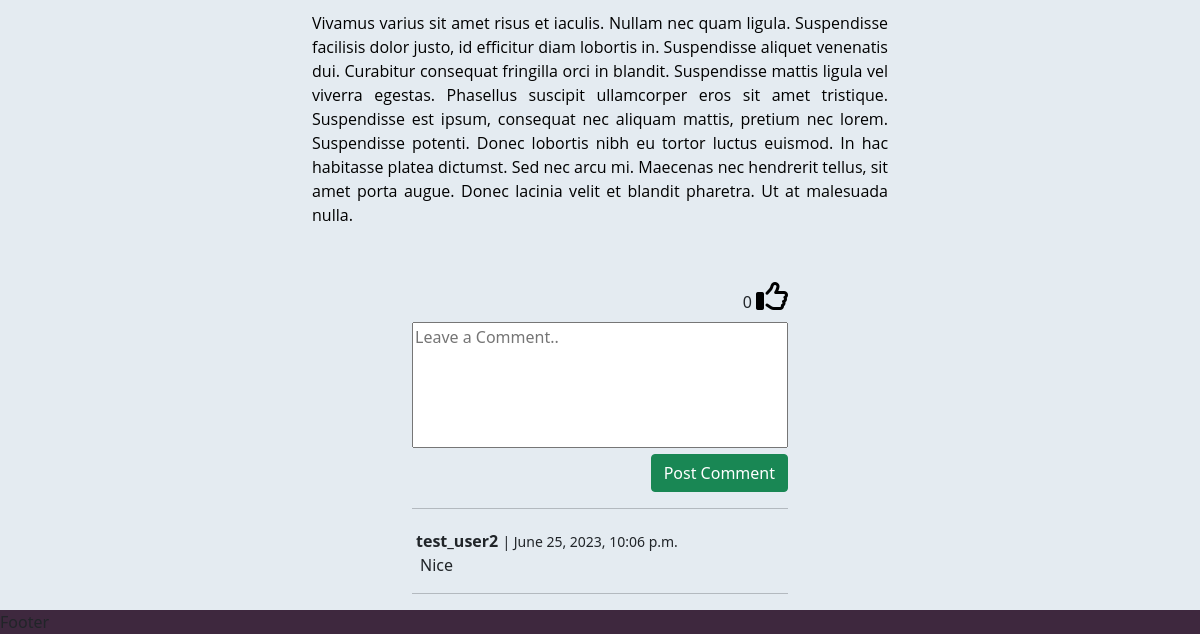
The app's page /post_detail/still-checking-category-filtering-test_user24741628/ (lower part), older data.
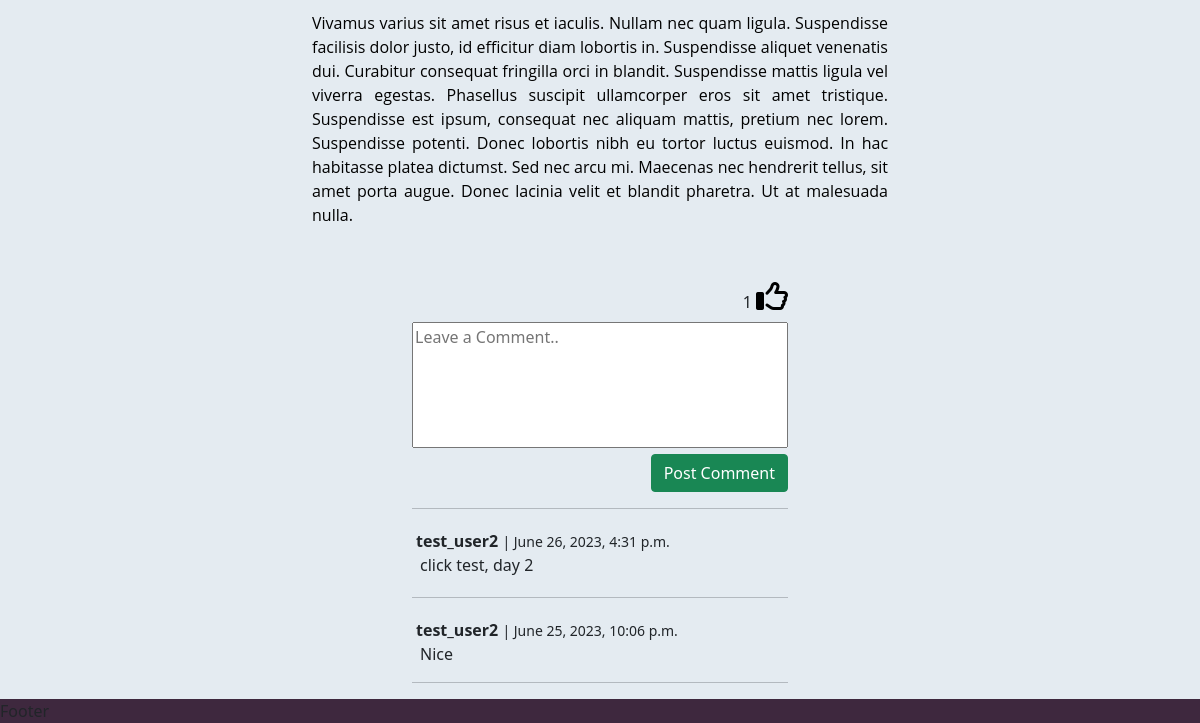
The same page, newer data.
### newssite/models.py (models this page shows, shortened)
class Post(models.Model):
    title = models.CharField(max_length=200, unique=True)
    slug = models.SlugField(max_length=200, unique=True, blank=True)
    author = models.ForeignKey(
        User,
        on_delete=models.CASCADE,
        related_name='posts'
    )
    updated_on_date = models.DateTimeField(auto_now=True)
    excerpt = models.TextField(max_length=300, blank=True)
    content = models.TextField()
    category = models.ForeignKey(
        Category,
        max_length=30,
        null=True,
        blank=True,
        on_delete=models.SET_NULL
    )
    featured_image = CloudinaryField('image', default='placeholder')
    created_on = models.DateTimeField(auto_now_add=True)
    status = models.IntegerField(choices=STATUS, default=1)
    likes = models.ManyToManyField(User, related_name='likes', blank=True)
    class Meta:
        ordering = ['-created_on']
    def number_of_likes(self):
        return self.likes.count()

class Comment(models.Model):
    post = models.ForeignKey(
        Post,
        on_delete=models.CASCADE,
        related_name="comments"
    )
    author = models.CharField(max_length=80)
    email = models.EmailField()
    body = models.TextField(max_length=300)
    created_on = models.DateTimeField(auto_now_add=True)
    approved = models.BooleanField(default=True)
    likes = models.ManyToManyField(
        User,
        related_name='comment_likes',
        blank=True
    )
    parent = models.ForeignKey(
        'self',
        null=True,
        blank=True,
        on_delete=models.CASCADE,
        related_name='replies'
    )
    class Meta:
        ordering = ['created_on']

### post_detail/views.py (the view, shortened to what this page needs)
# urls.py: path('<slug:slug>/', views.PostDetail.as_view(), name='post_detail'),
class PostDetail(View):
    def get(self, request, slug, *args, **kwargs):
        template = 'post_detail/post_detail.html'
        post = get_object_or_404(
            Post.objects.filter(status=1),
            slug=slug
        )
        comments = post.comments.filter(
            approved=True,
            parent__isnull=True
        ).order_by("-created_on")
        liked = False
        if post.likes.filter(id=self.request.user.id).exists():
            liked = True
        return render(
            request, template,
            {
                'post': post,
                "comments": comments,
                "liked": liked,
                'comment_form': CommentForm(),
            },
        )

### post_detail/forms.py
class CommentForm(forms.ModelForm):
    class Meta:
        model = Comment
        fields = ('body',)
        labels = {'body': ''}
        widgets = {
            'body': forms.Textarea(attrs={
                    'class': 'w-100 h-100',
                    'cols': 80,
                    'rows': 5,
                    'placeholder': 'Leave a Comment..',
                })
        }

### newssite/context_processors.py (called while the page is built)
def categories(request):
    return {
        'categories': Category.objects.all()
    }

### newssite/models.py (called while the page is built)
    def __str__(self):
        return self.name

### post_detail/templates/post_detail/post_detail.html (shortened to what this page needs)
{% extends "base.html" %}
{% load static %}
{% block content %}
    <div class="container-fluid mt-3">
        <div class="row">
            <div class="col-12 col-md-10 col-lg-8 col-xl-6
                        offset-md-1 offset-lg-2 offset-xl-3 mb-4">
                {{ post.content|safe }}
            </div>
        </div>
        <div class="row">
            <div class="col-12 col-sm-8 col-md-6 col-xl-4
                        offset-sm-2 offset-md-3 offset-xl-4 mb-2">
                <div class="form-right-container d-flex justify-content-end">
                    <form class="like-form"
                          action="{% url 'post_like' post.slug %}"
                          method="POST">
                        {{ post.number_of_likes }}
                        {% if liked %}
                            <button class="p-0 m-0 border-0 bg-alice" type="submit">
                                <i class="fa-regular fa-thumbs-up fa-2xl d-block mb-3" style="color: #0047AB"></i>
                            </button>
                        {% else %}
                            <button class="p-0 m-0 border-0 bg-alice" type="submit">
                                <i class="fa-regular fa-thumbs-up fa-2xl d-block mb-3"></i>
                            </button>
                        {% endif %}
                    </form>
                </div>
            </div>
        </div>
        <div class="row">
            <div class="col-12 col-sm-8 col-md-6 col-xl-4
                        offset-sm-2 offset-md-3 offset-xl-4">
                <form action="" method="post">
                    {{ comment_form }}
                    <div class="row">
                        <div class="col-12 text-end">
                            <button type="submit" class="btn btn-success">Post Comment</button>
                        </div>
                    </div>
                </form>
            </div>
        </div>
        {% for comment in comments %}
            <div class="row">
                <div class="col-12 col-sm-8 col-md-6 col-xl-4
                            offset-sm-2 offset-md-3 offset-xl-4">
                    <hr>
                    <p class="mb-0 mt-1 ms-1 d-inline-block"><strong>{{ comment.author }}</strong></p>
                    <small> | {{ comment.created_on }}</small>
                    <p class="mb-1 ms-2">{{ comment.body }}</p>
                    {% if forloop.counter == comments.count %}
                        <hr>
                    {% endif %}
                </div>
            </div>
        {% endfor %}
    </div>
{% endblock %}

Row changes from the older to the newer data that the page shows:
computed for Post: number_of_likes "0" → "1"
added Comment: author "test_user2", created_on "June 26, 2023, 4:31 p.m.", body "click test, day 2"
